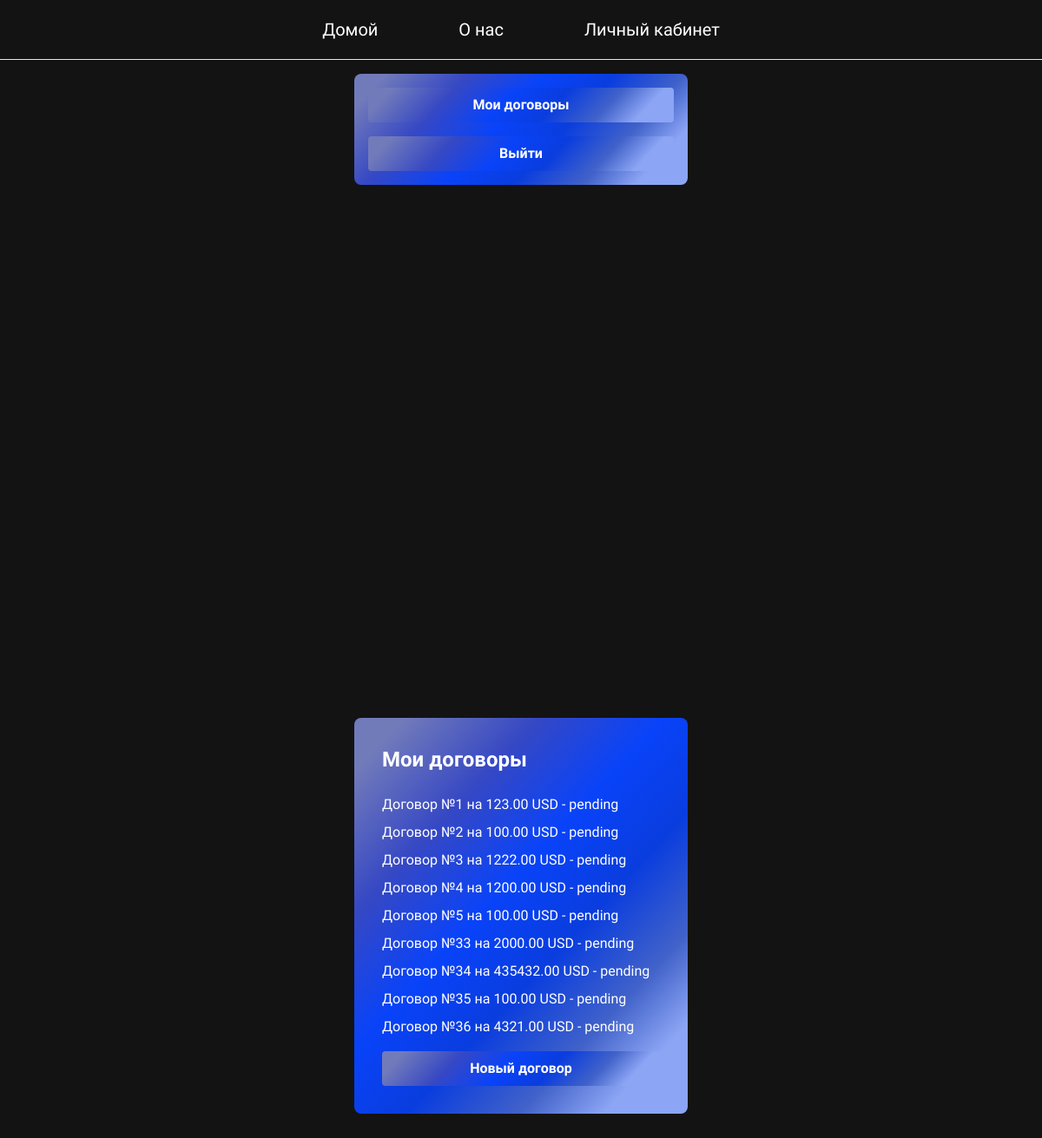
The page /contracts/list/ (signed in) on the database its author committed.
### contracts/models.py (models this page shows, shortened)
class Contract(models.Model):
    STATUS_CHOICES = [
        ('pending', 'Pending'),      # Ожидает выполнения
        ('completed', 'Completed'), # Выполнен
        ('failed', 'Failed')        # Нарушен
    ]
    user = models.ForeignKey(settings.AUTH_USER_MODEL, on_delete=models.CASCADE, related_name='contracts')
    amount = models.DecimalField(max_digits=10, decimal_places=2,  verbose_name="Сумма")  # Сумма договора
    charity_name = models.CharField(max_length=255, verbose_name="Название Фонда")               # Название фонда
    charity_account = models.CharField(max_length=255,  verbose_name="Реквизиты Фонда")            # Реквизиты фонда
    due_date = models.DateField( verbose_name="Дата завершения")                                 # Дата завершения
    status = models.CharField(max_length=20, choices=STATUS_CHOICES, default='pending',  verbose_name="Статус")
    created_at = models.DateTimeField(auto_now_add=True)          # Дата создания договора
    goal = models.TextField(null=True, blank=True,  verbose_name="Цель")  # Добавлено поле для цели

### contracts/views.py (the view)
# urls.py: path('list/', views.ContractListView.as_view(), name='contract_list'),
class ContractListView(LoginRequiredMixin, ListView):
    model = Contract
    template_name = 'contracts/contract_list.html'
    context_object_name = 'contracts'
    def get_queryset(self):
        return Contract.objects.filter(user=self.request.user)

### auth/context_processors.py (called while the page is built)
def stripe_public_key(request):
    return {
        'stripe_public_key': settings.STRIPE_PUBLIC_KEY
    }

### contracts/templates/contracts/contract_list.html
{% extends "base.html" %}
{% block content %}
<div class="flex items-center justify-center min-h-screen">
    <div class="bg-blue-600 p-8 rounded-lg w-96 mt-8" style="background: linear-gradient(133deg, rgba(114,123,186,1) 7%, rgba(54,72,196,1) 26%, rgba(9,67,249,1) 44%, rgba(10,61,222,1) 60%, rgba(65,98,201,1) 76%, rgba(140,165,244,1) 88%);">
        <h2 class="text-2xl font-bold mb-6 text-cente">Мои договоры</h2>
        <ul class="space-y-2">
            {% for contract in contracts %}
                <li class="text-white">
                    <a href="{% url 'contract_detail' contract.id %}" class="hover:text-[#90bbfc]">
                        Договор №{{ contract.id }} на {{ contract.amount }} USD - {{ contract.status }}
                    </a>
                </li>
            {% endfor %}
        </ul>
        <a href="{% url 'contract_create' %}" class="block text-center mt-4 bg-blue-700 hover:bg-blue-800 py-2 rounded text-white font-bold transition duration-300 transform hover:scale-105 hover:shadow-lg" style="background: linear-gradient(133deg, rgba(114,123,186,1) 7%, rgba(54,72,196,1) 26%, rgba(9,67,249,1) 44%, rgba(10,61,222,1) 60%, rgba(65,98,201,1) 76%, rgba(140,165,244,1) 88%);">
            Новый договор
        </a>
    </div>
</div>
{% endblock %}

### contracts/templates/base.html (shortened to what this page needs)
<!DOCTYPE html>
{% load static %}
<html lang="en">
<head>
    <link rel="stylesheet" href="{% static '' %}">
    <link rel="stylesheet" href="{% static 'css/styleIndex.css' %}">
    <script src="https://cdn.tailwindcss.com"></script>
</head>
<body class="flex-auto relative w-full h-screen text-white" style="background-color: #131313;">
    <header>
        <div>
            <nav class="flex items-center">
                <ul class="flex-1 text-center pt-5 text-xl font-normal">
                    <li class="list-none inline-block px-10 pb-5"><a href="{% url 'index' %}" class="no-underline text-white px-1 hover:text-[#90bbfc] transition duration-300">Домой</a></li>
                    <li class="list-none inline-block px-10"><a href="{% url 'about' %}" class="no-underline text-white px-1 hover:text-[#90bbfc] transition duration-300">О нас</a></li>
                    {% if user.is_authenticated %}
                      <li class="list-none inline-block px-10"> <a href="{% url 'profile' %}" class="no-underline text-white px-1 hover:text-[#90bbfc] transition duration-300"> Личный кабинет</a></li>
                       {% else %}
                         <li class="list-none inline-block px-10"> <a href="{% url 'login' %}" class="no-underline text-white px-1 hover:text-[#90bbfc] transition duration-300"> Войти</a></li>
                    {% endif %}
                    <hr class="sm:m-auto mt-6" width="100%" size="2">
                </ul>
            </nav>
        </div>
        </header>
        <nav class="bg-blue-600 p-4 rounded-lg w-96 mx-auto mt-4" style="background: linear-gradient(133deg, rgba(114,123,186,1) 7%, rgba(54,72,196,1) 26%, rgba(9,67,249,1) 44%, rgba(10,61,222,1) 60%, rgba(65,98,201,1) 76%, rgba(140,165,244,1) 88%);">
            <ul class="space-y-4">
                <li>
                    <a href="{% url 'contract_list' %}"
                       class="block text-center bg-blue-700 hover:bg-blue-800 py-2 rounded text-white font-bold transition duration-300 transform hover:scale-105 hover:shadow-lg" style="background: linear-gradient(133deg, rgba(114,123,186,1) 7%, rgba(54,72,196,1) 26%, rgba(9,67,249,1) 44%, rgba(10,61,222,1) 60%, rgba(65,98,201,1) 76%, rgba(140,165,244,1) 88%);">
                        Мои договоры
                    </a>
                </li>
                {% if user.is_authenticated %}
                    <li>
                        <a href="/admin/logout/"
                           class="block text-center bg-blue-700 hover:bg-blue-800 py-2 rounded text-white font-bold transition duration-300 transform hover:scale-105 hover:shadow-lg" style="background: linear-gradient(133deg, rgba(114,123,186,1) 7%, rgba(54,72,196,1) 26%, rgba(9,67,249,1) 44%, rgba(10,61,222,1) 60%, rgba(65,98,201,1) 76%, rgba(140,165,244,1) 88%);">
                            Выйти
                        </a>
                    </li>
                {% endif %}
            </ul>
        </nav>
    {% block content %}{% endblock %}
</body>
</html>

### static/css/styleIndex.css (style rules this page uses)
* { font-family: "Unbounded", sans-serif; margin: 0; padding: 0; box-sizing: border-box; }

### rows shown on the page
Contract: id "1", amount "123.00", status "pending"
Contract: id "2", amount "100.00", status "pending"
Contract: id "3", amount "1222.00", status "pending"
Contract: id "4", amount "1200.00", status "pending"
Contract: id "5", amount "100.00", status "pending"
Contract: id "33", amount "2000.00", status "pending"
Contract: id "34", amount "435432.00", status "pending"
Contract: id "35", amount "100.00", status "pending"
Contract: id "36", amount "4321.00", status "pending"
